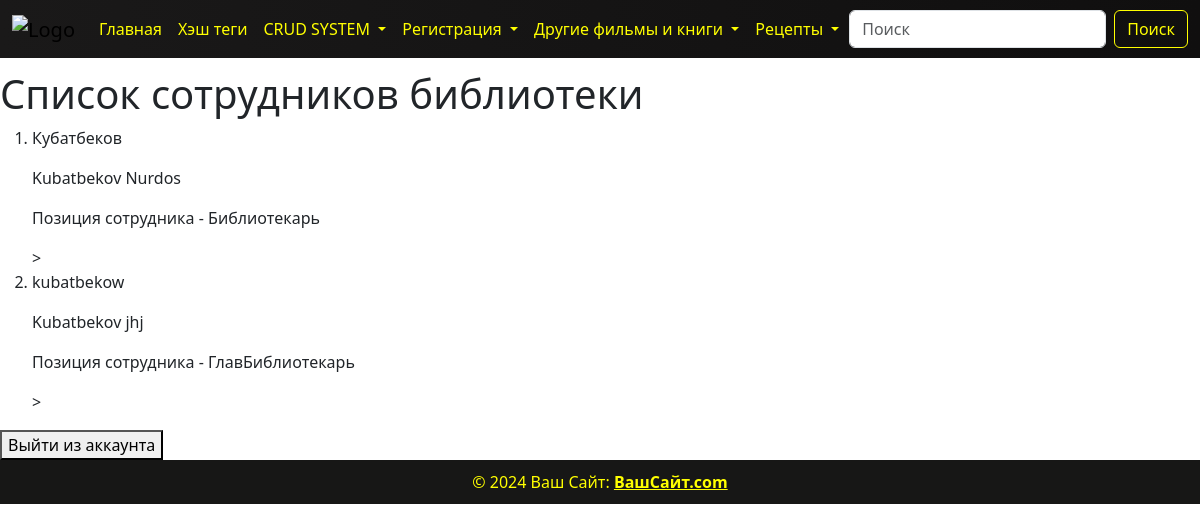
Screenshot of /user_list/ with the database file from the repository.
### users/models.py (models this page shows, shortened)
class CustomUser(User):
    DEGREE_CHOICES = (
        ("bachelor", "Бакалавр"),
        ("master", "Магистр"),
        ("none", "Без диплома"),
    )
    degree = models.CharField(max_length=20, choices=DEGREE_CHOICES, default="none")
    position = models.CharField(max_length=100, blank=True, null=True)
    salary = models.PositiveIntegerField(blank=True, null=True)
    skills = models.TextField(blank=True)
    birth_date = models.DateField(null=True, blank=True)

### users/views.py (the view)
# urls.py: path('user_list/', views.UserListView.as_view(), name='user_list'),
class UserListView(ListView):
    template_name = 'users/user_list.html'
    context_object_name = 'user'
    model = models.CustomUser
    def get_queryset(self):
        return self.model.objects.all()

### templates/users/user_list.html (shortened to what this page needs)
{% load static %}
<!DOCTYPE html>
 <html lang="ru">
 <head>
     <link href="https://cdn.jsdelivr.net/npm/bootstrap@5.3.3/dist/css/bootstrap.min.css" rel="stylesheet"
>
     <link rel="stylesheet" href="{% static 'css/book.css'%}">
 </head>
 <body>
 {% include 'components/header.html' %}
 <h1>Список сотрудников библиотеки</h1>
 <ol>
   {% for i in user %}
   <li>
     <p>{{ i.username }}</p>
     <p>{{ i.first_name }} {{ i.last_name }}</p>
     {% if i.position %}
     <p>Позиция сотрудника - {{ i.position }}</p>>
     {% else %}
     <p>Позиция не определена</p>>
     {% endif %}
   </li>
   {% endfor %}
 </ol>
 <form action="{% url 'users:logout' %}" method="POST">
   <button type="submit">Выйти из аккаунта</button>
 </form>
 {% include 'components/footer.html' %}
 </body>
 </html>

### static/css/book.css (style rules this page uses)
body { display: flex; flex-direction: column; min-height: 100vh; padding-top: 70px; background: url("https://i.pinimg.com/736x/e3/7d/a9/e37da92d1e32051af32a81a8950733f3.jpg"); background-repeat: no-repeat; background-size: cover; background-position: center; }

### rows the page displays
CustomUser: username "Кубатбеков", first_name "Kubatbekov", last_name "Nurdos", position "Библиотекарь"
CustomUser: username "kubatbekow", first_name "Kubatbekov", last_name "jhj", position "ГлавБиблиотекарь"
